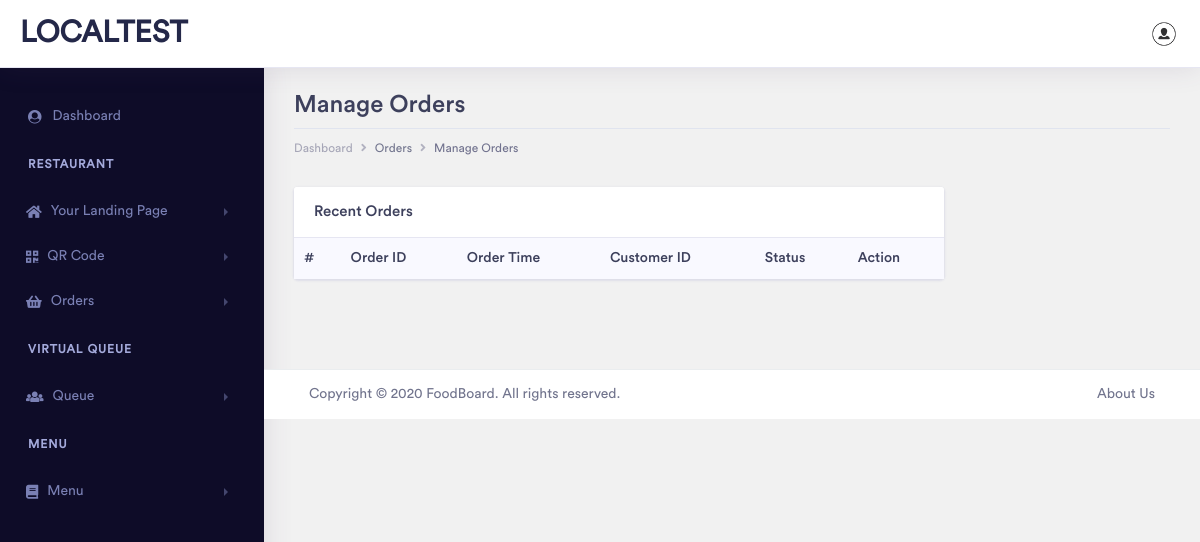
The page /client/manage-order.php (signed in) on the database as committed earlier.
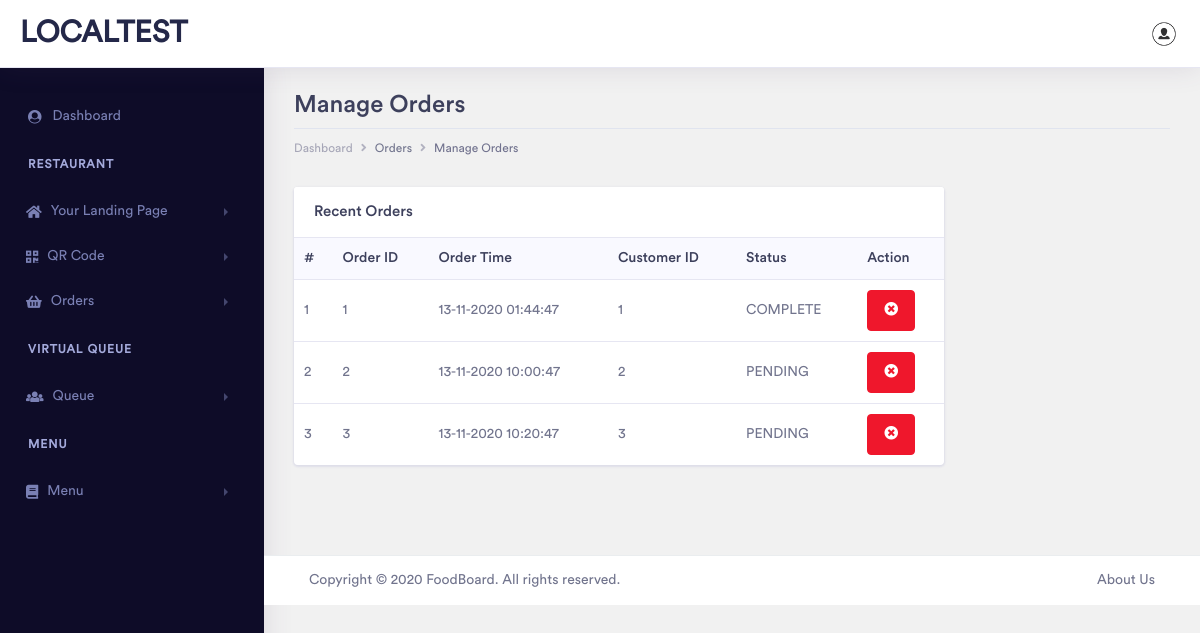
The same page on the database as committed later.
### tables this page shows
CREATE TABLE `fos_order` (
  `uid` int(5) NOT NULL,
  `client_uid` int(5) NOT NULL,
  `order_number` int(5) NOT NULL,
  `order_cusid` int(5) NOT NULL,
  `order_status` varchar(50) NOT NULL,
  `date_created` varchar(50) NOT NULL,
  `date_edited` varchar(50) NOT NULL
);

### client/manage-order.php (the view, shortened to what this page needs)
<?php
include("include/connectdb.php");
$qry_order = "SELECT * FROM fos_order
					WHERE client_uid =  '".$_SESSION['user_id']."'";
$result_order = mysqli_query($db, $qry_order);
$num_order = mysqli_num_rows($result_order);
?>
<!doctype html>
<html lang="en">
<head>
    <link rel="stylesheet" href="assets/vendor/bootstrap/css/bootstrap.min.css">
    <link href="assets/vendor/fonts/circular-std/style.css" rel="stylesheet">
    <link rel="stylesheet" href="assets/libs/css/style.css">
    <link rel="stylesheet" href="assets/vendor/fonts/fontawesome/css/fontawesome-all.css">
</head>
<body>
    <div class="dashboard-main-wrapper">
        <?php
        include("include/navbar.php");
        ?>
        <?php
        include("include/sidebar.php");
        ?>
        <div class="dashboard-wrapper">
            <div class="container-fluid  dashboard-content">
                <div class="row">
                    <div class="col-xl-12 col-lg-12 col-md-12 col-sm-12 col-12">
                        <div class="page-header">
                            <h2 class="pageheader-title">Manage Orders </h2>
                            <div class="page-breadcrumb">
                                <nav aria-label="breadcrumb">
                                    <ol class="breadcrumb">
                                        <li class="breadcrumb-item"><a href="#" class="breadcrumb-link">Dashboard</a></li>
                                        <li class="breadcrumb-item">Orders</li>
                                        <li class="breadcrumb-item active" aria-current="page">Manage Orders</li>
                                    </ol>
                                </nav>
                            </div>
                        </div>
                    </div>
                </div>
                    <div class="row">
                        <div class="col-xl-9 col-lg-12 col-md-6 col-sm-12 col-12">
                                <div class="card">
                                    <h5 class="card-header">Recent Orders</h5>
                                    <div class="card-body p-0">
                                        <div class="table-responsive">
                                            <table class="table">
                                                <thead class="bg-light">
                                                    <tr class="border-0">
                                                        <th class="border-0">#</th>
                                                        <th class="border-0">Order ID</th>
                                                        <th class="border-0">Order Time</th>
                                                        <th class="border-0">Customer ID</th>
                                                        <th class="border-0">Status</th>
                                                        <th class="border-0">Action</th>
                                                    </tr>
                                                </thead>
                                                <tbody>
                                                <?php for($c=0; $c<$num_order; $c++){ ?>
							                    <?php $order = mysqli_fetch_assoc($result_order);?>
                                                    <tr>
                                                        <td><?php echo $c+1;?></td>
                                                        <td><?php echo $order['order_number'];?></td>
                                                        <td><?php echo $order['date_created'];?></td>
                                                        <td><?php echo $order['order_cusid'];?></td>
                                                        <td><?php echo $order['order_status'];?></td>
                                                        <td> <a href="wipe.php?delord=<?php echo $order['uid'];?>" class="btn btn-danger rounded"><i class="fas fa-times-circle"></i></a></td>
                                                    </tr>
                                                <?php } ?>
                                                </tbody>
                                            </table>
                                        </div>
                                    </div>
                                </div>
                            </div>
                    </div>
            </div>
            <?php
            include("include/footer.php");
            ?>
        </div>
    </div>
</body>
</html>

Rows that differ between the two databases and show on the page:
added fos_order: order_number "1", date_created "13-11-2020 01:44:47", order_cusid "1", order_status "COMPLETE"
added fos_order: order_number "2", date_created "13-11-2020 10:00:47", order_cusid "2", order_status "PENDING"
added fos_order: order_number "3", date_created "13-11-2020 10:20:47", order_cusid "3", order_status "PENDING"
